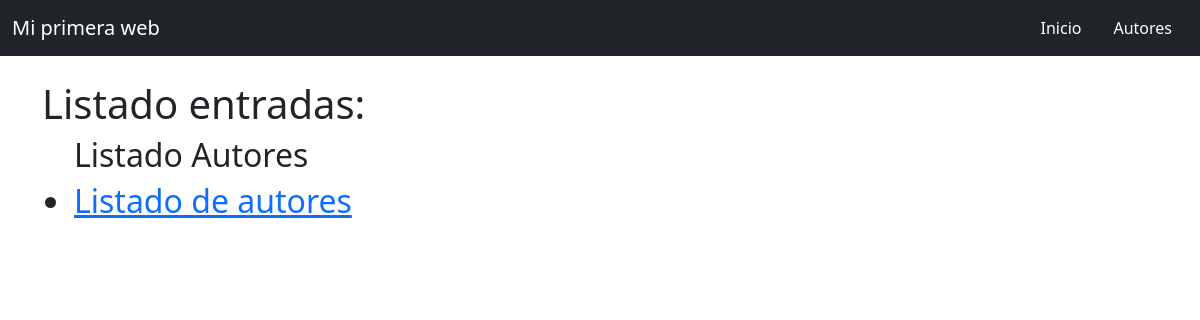
Page /blog/ on the earlier database version.
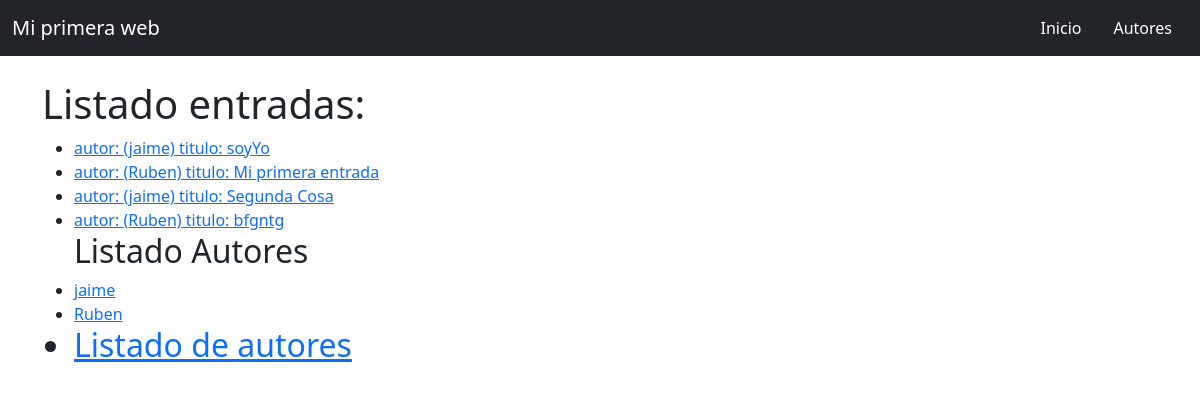
Same page on the later database version.
### blog/models.py (models this page shows)
class Post(models.Model):
    titulo = models.CharField(max_length=200)
    autor = models.ForeignKey('Autor', on_delete=models.CASCADE)
    cuerpo = models.TextField()
    email =  models.CharField(default='xjlundel035@ieshnosmachado.es')
    def __str__(self):
        return f'autor: ({self.autor}) titulo: {self.titulo}'

class Autor(models.Model):
    nombre = models.CharField(max_length=30)
    apellido = models.CharField(max_length=50)
    edad= models.IntegerField(null = True, blank= True)
    def __str__(self):
        return self.nombre

### blog/views.py (the view)
# urls.py: path('',views.inicio, name='inicio'),
def inicio(request):
    entradas = Post.objects.all()
    contexto = {'entradas': entradas , 'autores': Autor.objects.all()}
    return render(request, 'blog/inicio.html', contexto )

### blog/templates/blog/inicio.html
{% extends 'blog/base.html' %}
{% block titulo %} Listado entradas: {% endblock %}
{%block contenido%}
<ul>
        {%for i in entradas%}
            <li><a href="{% url 'detalle_post' pk=i.pk%}">{{i}}</a></li>
        {%endfor%}
        <h2>Listado Autores</h2>
        {%for i in autores%}
            <li><a href="{% url 'autor_post' pk=i.pk%}">{{i.nombre}}</a></li>
        {%endfor%}
        <h2><li><a href="{% url 'autores' %}">Listado de autores</a></li></h2>
    </ul>
{%endblock%}

### blog/templates/blog/base.html (shortened to what this page needs)
{% load static %}
<!DOCTYPE html>
<html lang="es">
<head>
    <link href="https://cdn.jsdelivr.net/npm/bootstrap@5.3.8/dist/css/bootstrap.min.css" rel="stylesheet">
</head>
<body>
    <nav class="navbar navbar-dark bg-dark">
      <div class="container-fluid">
        <a class="navbar-brand" href="#">Mi primera web</a>
        <ul class="nav">
          <li class="nav-item"><a class="nav-link text-white" href="{% url 'inicio' %}">Inicio</a></li>
          <li class="nav-item"><a class="nav-link text-white" href="{% url 'autores' %}">Autores</a></li>
        </ul>
      </div>
    </nav>
    <div class="container mt-4">
      <h1>{% block titulo %}{% endblock %}</h1>
      {% block contenido %}{% endblock %}
    </div>
</body>
</html>

Differences in the rows shown:
added Post: autor+titulo "autor: (jaime) titulo: soyYo"
added Post: autor+titulo "autor: (Ruben) titulo: Mi primera entrada"
added Post: autor+titulo "autor: (jaime) titulo: Segunda Cosa"
added Post: autor+titulo "autor: (Ruben) titulo: bfgntg"
added Autor: nombre "jaime"
added Autor: nombre "Ruben"
